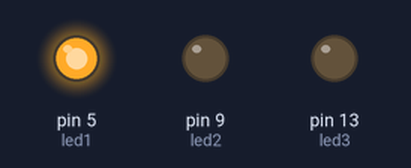
A sketch run on a simulated Arduino Uno, built with avr-gcc and run on an emulated ATmega328P. On the bench: output pins drawn as LEDs (lit = HIGH).

Above: at 0.2 s.
At 1.2 s:
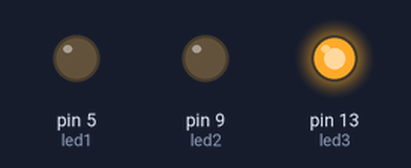
At 3.7 s:
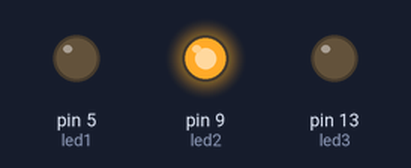
Timing chart, 0 to 4.6 s (numbered marks = the images above):
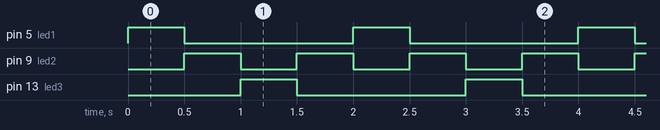

Measured:
- by itself, pin 5 (led1), pin 13 (led3): alternates HIGH for 0.50 s and LOW for 1.5 s
- by itself, pin 9 (led2): alternates HIGH for 0.50 s and LOW for 0.50 s
- by itself, everything shown: repeats every 2.0 s, in 5 steps

The sketch:

Light_chaser_user-guide.ino
```cpp
/*
Light chaser

*/
int led1 = 5;   //led1 connected to pin 5
int led2 = 9;   //led2 connected to pin 9
int led3 = 13;  //led3 connected to pin 13

void setup() {
  // put your setup code here, to run once:
  pinMode(led1,OUTPUT);
  pinMode(led2,OUTPUT);
  pinMode(led3,OUTPUT);
}

void loop() {
  // put your main code here, to run repeatedly:
  digitalWrite(led1,HIGH);
  delay(500);
  digitalWrite(led1,LOW);
  digitalWrite(led2,HIGH);
  delay(500);
  digitalWrite(led2,LOW);
  digitalWrite(led3,HIGH);
  delay(500);
  digitalWrite(led3,LOW);
  digitalWrite(led2,HIGH);
  delay(500);
  digitalWrite(led2,LOW);
}
```
